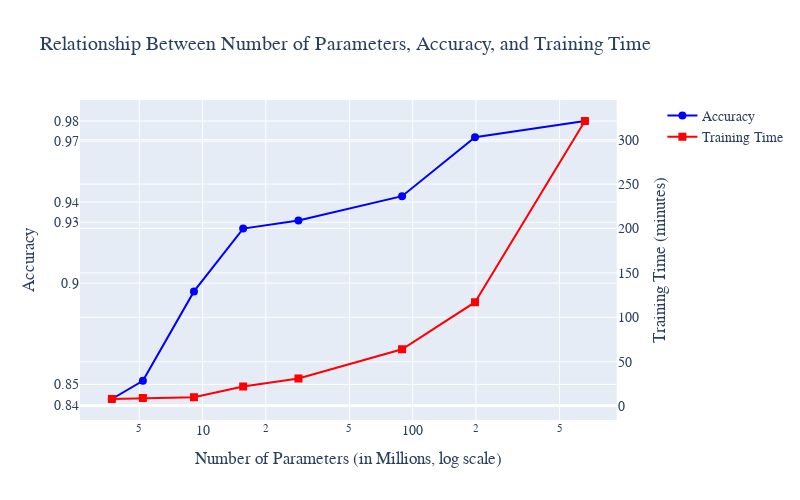

The code cell stored with this chart in its notebook:
### Code cell
import plotly.graph_objs as go
from plotly.subplots import make_subplots

# Data
num_params = [3.7, 5.2, 9.1, 15.6, 28.6, 89, 198, 660]
accuracy = [0.8428, 0.8518, 0.8959, 0.9269, 0.9309, 0.9429, 0.9720, 0.9800]
training_time = [8, 9, 10, 22, 31, 64, 117, 321]

# Create figure with secondary y-axis
fig = make_subplots(specs=[[{"secondary_y": True}]])

# Add trace for accuracy
fig.add_trace(
    go.Scatter(x=num_params, y=accuracy, mode='lines+markers', name='Accuracy', 
               marker=dict(size=8), line=dict(width=2, color='blue')),
    secondary_y=False,
)

# Add trace for training time
fig.add_trace(
    go.Scatter(x=num_params, y=training_time, mode='lines+markers', name='Training Time',
               marker=dict(size=8, symbol='square'), line=dict(width=2, color='red')),
    secondary_y=True,
)

# Add titles and axis labels
fig.update_layout(
    title="Relationship Between Number of Parameters, Accuracy, and Training Time",
    xaxis_title="Number of Parameters (in Millions, log scale)",
    font=dict(family="Arial", size=14),
    width=800,
    height=500,
)

# Set y-axes titles
fig.update_yaxes(title_text="Accuracy", secondary_y=False)
fig.update_yaxes(title_text="Training Time (minutes)", secondary_y=True)

# Log scale for x-axis for easier reading
fig.update_xaxes(type='log')

# Customize ticks on y-axes for easier reading
fig.update_yaxes(tickvals=[0.84, 0.85, 0.90, 0.93, 0.94, 0.97, 0.98], secondary_y=False)
fig.update_yaxes(tickvals=[0, 50, 100, 150, 200, 250, 300, 350], secondary_y=True)

# Show plot
fig.show()

### Figure 1 — Plotly figure (JSON) as saved in the notebook; plotly's stock layout.template omitted (floating-point values rounded to 4 significant figures)
{"data": [{"line": {"color": "blue", "width": 2}, "marker": {"size": 8}, "mode": "lines+markers", "name": "Accuracy", "type": "scatter", "x": [3.7, 5.2, 9.1, 15.6, 28.6, 89, 198, 660], "xaxis": "x", "y": [0.8428, 0.8518, 0.8959, 0.9269, 0.9309, 0.9429, 0.972, 0.98], "yaxis": "y"}, {"line": {"color": "red", "width": 2}, "marker": {"size": 8, "symbol": "square"}, "mode": "lines+markers", "name": "Training Time", "type": "scatter", "x": [3.7, 5.2, 9.1, 15.6, 28.6, 89, 198, 660], "xaxis": "x", "y": [8, 9, 10, 22, 31, 64, 117, 321], "yaxis": "y2"}], "layout": {"font": {"family": "Arial", "size": 14}, "height": 500, "title": {"text": "Relationship Between Number of Parameters, Accuracy, and Training Time"}, "width": 800, "xaxis": {"anchor": "y", "domain": [0, 0.94], "title": {"text": "Number of Parameters (in Millions, log scale)"}, "type": "log"}, "yaxis": {"anchor": "x", "domain": [0, 1], "tickvals": [0.84, 0.85, 0.9, 0.93, 0.94, 0.97, 0.98], "title": {"text": "Accuracy"}}, "yaxis2": {"anchor": "x", "overlaying": "y", "side": "right", "tickvals": [0, 50, 100, 150, 200, 250, 300, 350], "title": {"text": "Training Time (minutes)"}}}}
